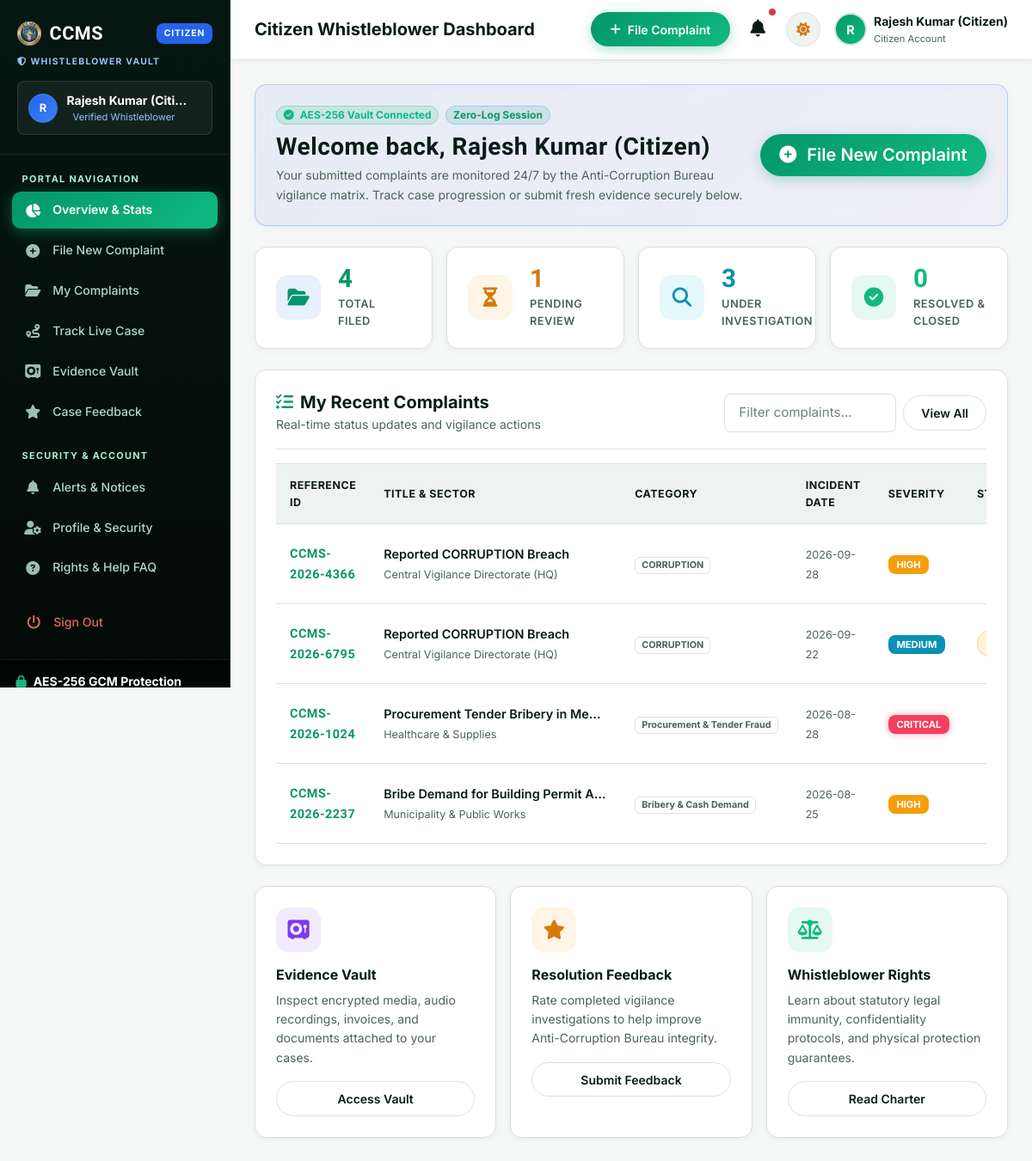
Page /citizen/dashboard (signed in) on the committed database.
### tables this page shows
CREATE TABLE complaints (
            complaint_id TEXT PRIMARY KEY,
            user_id INTEGER NOT NULL,
            complaint_title TEXT NOT NULL,
            misconduct_category TEXT NOT NULL,
            sector TEXT NOT NULL,
            incident_date TEXT NOT NULL,
            incident_time TEXT,
            location TEXT NOT NULL,
            description TEXT NOT NULL,
            anonymous_mode INTEGER DEFAULT 0,
            severity TEXT DEFAULT 'Medium',
            evidence_file TEXT,
            complaint_status TEXT DEFAULT 'Pending',
            assigned_officer TEXT,
            assigned_officer_id TEXT,
            investigation_notes TEXT,
            rating INTEGER,
            feedback TEXT,
            created_at DATETIME DEFAULT CURRENT_TIMESTAMP,
            updated_at DATETIME DEFAULT CURRENT_TIMESTAMP
        );

### app.py (the view)
@app.route("/citizen/dashboard")
@login_required
def citizen_dashboard():
    user_id = session.get("user_id")
    complaints = db.query_db(
        "SELECT * FROM complaints WHERE user_id = %s OR user_id = 1 ORDER BY created_at DESC",
        (user_id,)
    )
    total = len(complaints)
    pending = sum(1 for c in complaints if c["complaint_status"] == "Pending")
    investigating = sum(1 for c in complaints if c["complaint_status"] in ["Under Review", "Investigation Active"])
    resolved = sum(1 for c in complaints if c["complaint_status"] in ["Resolved", "Closed"])
    stats = {
        "total": total,
        "pending": pending,
        "investigating": investigating,
        "resolved": resolved
    }
    return render_template("citizen/dashboard.html", stats=stats, complaints=complaints[:5])

### app.py (called while the page is built)
def login_required(f):
    @wraps(f)
    def decorated_function(*args, **kwargs):
        if not session.get("user_id"):
            flash("Please sign in to access the portal.", "warning")
            return redirect(url_for("citizen_login"))
        return f(*args, **kwargs)
    return decorated_function

### db.py (called while the page is built)
def dict_factory(cursor, row):
    d = {}
    for idx, col in enumerate(cursor.description):
        d[col[0]] = row[idx]
    return d

def get_db_connection():
    conn = sqlite3.connect(DB_PATH, timeout=20.0, check_same_thread=False)
    conn.row_factory = dict_factory
    conn.execute("PRAGMA journal_mode=WAL;")
    return conn

def _normalize_query(query, args):
    if "ON DUPLICATE KEY UPDATE" in query.upper() and "system_settings" in query.lower():
        query = "INSERT OR REPLACE INTO system_settings (setting_key, setting_value) VALUES (?, ?)"
        if len(args) == 3:
            args = (args[0], args[1])
        return query, args
    normalized_query = query.replace("%s", "?")
    return normalized_query, args

def query_db(query, args=(), one=False):
    normalized_query, normalized_args = _normalize_query(query, args)
    conn = get_db_connection()
    try:
        cursor = conn.cursor()
        cursor.execute(normalized_query, normalized_args)
        result = cursor.fetchall()
        return (result[0] if result else None) if one else result
    finally:
        conn.close()

### templates/citizen/dashboard.html (shortened to what this page needs)
{% extends 'citizen/base.html' %}
{% set active_page = 'dashboard' %}
{% block page_heading %}Citizen Whistleblower Dashboard{% endblock %}
{% block content %}
<div class="ccms-card p-4 mb-4 glass-panel border-primary border-opacity-25"
  style="background: linear-gradient(135deg, rgba(37,99,235,0.08) 0%, rgba(124,58,237,0.05) 100%);">
  <div class="row align-items-center g-3">
    <div class="col-md-8">
      <div class="d-flex align-items-center gap-2 mb-2">
        <span
          class="badge bg-emerald-subtle text-success border border-success-subtle px-2.5 py-1 rounded-pill small fw-bold">
          <i class="fas fa-circle-check me-1"></i> AES-256 Vault Connected
        </span>
        <span
          class="badge bg-primary-subtle text-primary border border-primary-subtle px-2.5 py-1 rounded-pill small fw-bold">
          Zero-Log Session
        </span>
      </div>
      <h3 class="fw-bold text-heading brand-font mb-1">Welcome back, {{ session.get('full_name', 'Whistleblower') }}
      </h3>
      <p class="text-muted small mb-0">
        Your submitted complaints are monitored 24/7 by the Anti-Corruption Bureau vigilance matrix. Track case
        progression or submit fresh evidence securely below.
      </p>
    </div>
    <div class="col-md-4 text-md-end">
      <a href="{{ url_for('file_complaint') }}" class="btn btn-brand btn-lg">
        <i class="fas fa-plus-circle me-1"></i> File New Complaint
      </a>
    </div>
  </div>
</div>
<div class="row g-3 mb-4">
  <div class="col-6 col-lg-3">
    <div class="stat-card">
      <div class="stat-icon" style="background: rgba(37,99,235,0.1); color: var(--primary);">
        <i class="fas fa-folder-open"></i>
      </div>
      <div>
        <div class="stat-val text-primary">{{ stats.total }}</div>
        <div class="stat-label">Total Filed</div>
      </div>
    </div>
  </div>
  <div class="col-6 col-lg-3">
    <div class="stat-card">
      <div class="stat-icon" style="background: rgba(245,158,11,0.1); color: var(--accent-amber);">
        <i class="fas fa-hourglass-half"></i>
      </div>
      <div>
        <div class="stat-val" style="color:var(--accent-amber);">{{ stats.pending }}</div>
        <div class="stat-label">Pending Review</div>
      </div>
    </div>
  </div>
  <div class="col-6 col-lg-3">
    <div class="stat-card">
      <div class="stat-icon" style="background: rgba(6,182,212,0.1); color: var(--accent-cyan);">
        <i class="fas fa-magnifying-glass"></i>
      </div>
      <div>
        <div class="stat-val" style="color:var(--accent-cyan);">{{ stats.investigating }}</div>
        <div class="stat-label">Under Investigation</div>
      </div>
    </div>
  </div>
  <div class="col-6 col-lg-3">
    <div class="stat-card">
      <div class="stat-icon" style="background: rgba(16,185,129,0.1); color: var(--accent-emerald);">
        <i class="fas fa-circle-check"></i>
      </div>
      <div>
        <div class="stat-val" style="color:var(--accent-emerald);">{{ stats.resolved }}</div>
        <div class="stat-label">Resolved &amp; Closed</div>
      </div>
    </div>
  </div>
</div>
<div class="ccms-card p-4 mb-4">
  <div class="d-flex flex-wrap align-items-center justify-content-between pb-3 mb-3 border-bottom gap-3">
    <div>
      <h5 class="fw-bold text-heading mb-0"><i class="fas fa-list-check text-primary me-2"></i>My Recent Complaints</h5>
      <span class="text-muted small">Real-time status updates and vigilance actions</span>
    </div>
    <div class="d-flex align-items-center gap-2">
      <input type="text" id="searchComplaintsInput" class="form-control form-control-sm"
        placeholder="Filter complaints..." style="width: 200px;">
      <a href="{{ url_for('my_complaints') }}" class="btn btn-sm btn-outline-custom">View All</a>
    </div>
  </div>
  {% if complaints %}
  <div class="table-responsive">
    <table class="table-custom" id="complaintsTable">
      <thead>
        <tr>
          <th>Reference ID</th>
          <th>Title &amp; Sector</th>
          <th>Category</th>
          <th>Incident Date</th>
          <th>Severity</th>
          <th>Status</th>
        </tr>
      </thead>
      <tbody>
        {% for item in complaints %}
        <tr>
          <td>
            <span class="fw-bold text-primary brand-font">{{ item.complaint_id }}</span>
          </td>
          <td>
            <div class="fw-semibold text-heading text-truncate" style="max-width: 260px;">{{ item.complaint_title }}
            </div>
            <span class="text-muted small">{{ item.sector }}</span>
          </td>
          <td>
            <span class="badge bg-subtle text-muted border">{{ item.misconduct_category }}</span>
          </td>
          <td>
            <span class="small text-muted">{{ item.incident_date }}</span>
          </td>
          <td>
            <span class="badge-priority {{ item.severity }}">{{ item.severity }}</span>
          </td>
          <td>
            <span class="badge-status {{ item.complaint_status }}">{{ item.complaint_status }}</span>
          </td>
        </tr>
        {% endfor %}
      </tbody>
    </table>
  </div>
  {% endif %}
</div>
<div class="row g-3">
  <div class="col-md-4">
    <div class="ccms-card p-4 h-100">
      <div class="stat-icon mb-3" style="background: rgba(124,58,237,0.1); color: var(--accent-violet);">
        <i class="fas fa-vault"></i>
      </div>
      <h6 class="fw-bold text-heading mb-2">Evidence Vault</h6>
      <p class="text-muted small mb-3">Inspect encrypted media, audio recordings, invoices, and documents attached to
        your cases.</p>
      <a href="{{ url_for('citizen_evidence') }}" class="btn btn-sm btn-outline-custom w-100">Access Vault</a>
    </div>
  </div>
  <div class="col-md-4">
    <div class="ccms-card p-4 h-100">
      <div class="stat-icon mb-3" style="background: rgba(245,158,11,0.1); color: var(--accent-amber);">
        <i class="fas fa-star"></i>
      </div>
      <h6 class="fw-bold text-heading mb-2">Resolution Feedback</h6>
      <p class="text-muted small mb-3">Rate completed vigilance investigations to help improve Anti-Corruption Bureau
        integrity.</p>
      <a href="{{ url_for('citizen_feedback') }}" class="btn btn-sm btn-outline-custom w-100">Submit Feedback</a>
    </div>
  </div>
  <div class="col-md-4">
    <div class="ccms-card p-4 h-100">
      <div class="stat-icon mb-3" style="background: rgba(16,185,129,0.1); color: var(--accent-emerald);">
        <i class="fas fa-scale-balanced"></i>
      </div>
      <h6 class="fw-bold text-heading mb-2">Whistleblower Rights</h6>
      <p class="text-muted small mb-3">Learn about statutory legal immunity, confidentiality protocols, and physical
        protection guarantees.</p>
      <a href="{{ url_for('help_faq') }}" class="btn btn-sm btn-outline-custom w-100">Read Charter</a>
    </div>
  </div>
</div>
{% endblock %}

### rows in the picture
complaints: complaint_id "CCMS-2026-4366", complaint_title "Reported CORRUPTION Breach", sector "Central Vigilance Directorate (HQ)", misconduct_category "CORRUPTION", incident_date "2026-09-28", severity "HIGH"
complaints: complaint_id "CCMS-2026-6795", complaint_title "Reported CORRUPTION Breach", sector "Central Vigilance Directorate (HQ)", misconduct_category "CORRUPTION", incident_date "2026-09-22", severity "MEDIUM"
complaints: complaint_id "CCMS-2026-1024", complaint_title "Procurement Tender Bribery in Me…", sector "Healthcare & Supplies", misconduct_category "Procurement & Tender Fraud", incident_date "2026-08-28", severity "CRITICAL"
complaints: complaint_id "CCMS-2026-2237", complaint_title "Bribe Demand for Building Permit A…", sector "Municipality & Public Works", misconduct_category "Bribery & Cash Demand", incident_date "2026-08-25", severity "HIGH"

### other values in the picture
{{ session.get('full_name', 'Citizen')[:1]|upper }} "R"
{{ session.get('full_name', 'Citizen') }} "Rajesh Kumar (Citi…"
{{ session.get('full_name', 'Citizen') }} "Rajesh Kumar (Citizen)"
{{ session.get('full_name', 'Whistleblower') }} "Rajesh Kumar (Citizen)"
{{ stats.total }} "4"
{{ stats.pending }} "1"
{{ stats.investigating }} "3"
{{ stats.resolved }} "0"
